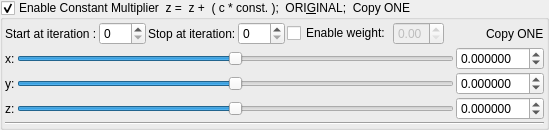
    <widget class="MyGroupBox" name="groupCheck_transform_constantMultiplierOriginal1_enabled">
     <property name="title">
      <string>Enable Constant Multiplier  z =  z +  ( c * const. );  ORI&amp;GINAL;  Copy ONE</string>
     </property>
     <property name="checkable">
      <bool>true</bool>
     </property>
     <layout class="QVBoxLayout" name="verticalLayout_14" stretch="0,0,0">
      <property name="spacing">
       <number>2</number>
      </property>
      <property name="leftMargin">
       <number>2</number>
      </property>
      <property name="topMargin">
       <number>2</number>
      </property>
      <property name="rightMargin">
       <number>2</number>
      </property>
      <property name="bottomMargin">
       <number>2</number>
      </property>
      <item>
       <layout class="QGridLayout" name="gridLayout_37">
        <property name="spacing">
         <number>2</number>
        </property>
        <item row="1" column="2">
         <widget class="QLabel" name="label_150">
          <property name="text">
           <string>Stop at iteration:</string>
          </property>
         </widget>
        </item>
        <item row="1" column="3">
         <widget class="MySpinBox" name="spinboxInt_transform_constantMultiplierOriginal1_stop_iterations">
          <property name="sizePolicy">
           <sizepolicy hsizetype="Minimum" vsizetype="Maximum">
            <horstretch>0</horstretch>
            <verstretch>0</verstretch>
           </sizepolicy>
          </property>
          <property name="maximum">
           <number>250</number>
          </property>
         </widget>
        </item>
        <item row="1" column="1">
         <widget class="MySpinBox" name="spinboxInt_transform_constantMultiplierOriginal1_start_iterations">
          <property name="sizePolicy">
           <sizepolicy hsizetype="Minimum" vsizetype="Maximum">
            <horstretch>0</horstretch>
            <verstretch>0</verstretch>
           </sizepolicy>
          </property>
          <property name="maximum">
           <number>250</number>
          </property>
         </widget>
        </item>
        <item row="1" column="8">
         <widget class="QLabel" name="label_151">
          <property name="text">
           <string>Copy ONE</string>
          </property>
         </widget>
        </item>
        <item row="1" column="0">
         <widget class="QLabel" name="label_152">
          <property name="text">
           <string>Start at iteration :</string>
          </property>
         </widget>
        </item>
        <item row="1" column="6">
         <widget class="MyDoubleSpinBox" name="spinbox_transform_constantMultiplierOriginal1_weight">
          <property name="enabled">
           <bool>false</bool>
          </property>
          <property name="sizePolicy">
           <sizepolicy hsizetype="Minimum" vsizetype="Maximum">
            <horstretch>0</horstretch>
            <verstretch>0</verstretch>
           </sizepolicy>
          </property>
          <property name="decimals">
           <number>2</number>
          </property>
          <property name="minimum">
           <double>0.000000000000000</double>
          </property>
          <property name="maximum">
           <double>1.000000000000000</double>
          </property>
          <property name="singleStep">
           <double>0.100000000000000</double>
          </property>
         </widget>
        </item>
        <item row="1" column="5">
         <widget class="QCheckBox" name="checkBox_transform_constantMultiplierOriginal1_weight_enabled">
          <property name="text">
           <string>Enable weight:</string>
          </property>
         </widget>
        </item>
        <item row="1" column="7">
         <spacer name="horizontalSpacer_19">
          <property name="orientation">
           <enum>Qt::Horizontal</enum>
          </property>
          <property name="sizeHint" stdset="0">
           <size>
            <width>40</width>
            <height>20</height>
           </size>
          </property>
         </spacer>
        </item>
       </layout>
      </item>
      <item>
       <layout class="QGridLayout" name="gridLayout_17">
        <property name="spacing">
         <number>2</number>
        </property>
        <item row="1" column="3">
         <widget class="MyDoubleSpinBox" name="spinbox3_transform_constantMultiplierOriginal1_y">
          <property name="sizePolicy">
           <sizepolicy hsizetype="Minimum" vsizetype="Maximum">
            <horstretch>0</horstretch>
            <verstretch>0</verstretch>
           </sizepolicy>
          </property>
          <property name="prefix">
           <string/>
          </property>
          <property name="suffix">
           <string/>
          </property>
          <property name="decimals">
           <number>6</number>
          </property>
          <property name="minimum">
           <double>-99.989999999999995</double>
          </property>
          <property name="maximum">
           <double>99.989999999999995</double>
          </property>
          <property name="singleStep">
           <double>0.100000000000000</double>
          </property>
         </widget>
        </item>
        <item row="0" column="3">
         <widget class="MyDoubleSpinBox" name="spinbox3_transform_constantMultiplierOriginal1_x">
          <property name="sizePolicy">
           <sizepolicy hsizetype="Minimum" vsizetype="Maximum">
            <horstretch>0</horstretch>
            <verstretch>0</verstretch>
           </sizepolicy>
          </property>
          <property name="prefix">
           <string/>
          </property>
          <property name="suffix">
           <string/>
          </property>
          <property name="decimals">
           <number>6</number>
          </property>
          <property name="minimum">
           <double>-99.989999999999995</double>
          </property>
          <property name="maximum">
           <double>99.989999999999995</double>
          </property>
          <property name="singleStep">
           <double>0.100000000000000</double>
          </property>
         </widget>
        </item>
        <item row="2" column="3">
         <widget class="MyDoubleSpinBox" name="spinbox3_transform_constantMultiplierOriginal1_z">
          <property name="sizePolicy">
           <sizepolicy hsizetype="Minimum" vsizetype="Maximum">
            <horstretch>0</horstretch>
            <verstretch>0</verstretch>
           </sizepolicy>
          </property>
          <property name="prefix">
           <string/>
          </property>
          <property name="suffix">
           <string/>
          </property>
          <property name="decimals">
           <number>6</number>
          </property>
          <property name="minimum">
           <double>-99.989999999999995</double>
          </property>
          <property name="maximum">
           <double>99.989999999999995</double>
          </property>
          <property name="singleStep">
           <double>0.100000000000000</double>
          </property>
         </widget>
        </item>
        <item row="1" column="2">
         <widget class="QSlider" name="slider3_transform_constantMultiplierOriginal1_y">
          <property name="sizePolicy">
           <sizepolicy hsizetype="Expanding" vsizetype="Maximum">
            <horstretch>0</horstretch>
            <verstretch>0</verstretch>
           </sizepolicy>
          </property>
          <property name="minimum">
           <number>-5000000</number>
          </property>
          <property name="maximum">
           <number>5000000</number>
          </property>
          <property name="singleStep">
           <number>1</number>
          </property>
          <property name="orientation">
           <enum>Qt::Horizontal</enum>
          </property>
         </widget>
        </item>
        <item row="0" column="2">
         <widget class="QSlider" name="slider3_transform_constantMultiplierOriginal1_x">
          <property name="sizePolicy">
           <sizepolicy hsizetype="Preferred" vsizetype="Preferred">
            <horstretch>0</horstretch>
            <verstretch>0</verstretch>
           </sizepolicy>
          </property>
          <property name="minimum">
           <number>-5000000</number>
          </property>
          <property name="maximum">
           <number>5000000</number>
          </property>
          <property name="singleStep">
           <number>1</number>
          </property>
          <property name="orientation">
           <enum>Qt::Horizontal</enum>
          </property>
         </widget>
        </item>
        <item row="2" column="2">
         <widget class="QSlider" name="slider3_transform_constantMultiplierOriginal1_z">
          <property name="sizePolicy">
           <sizepolicy hsizetype="Expanding" vsizetype="Maximum">
            <horstretch>0</horstretch>
            <verstretch>0</verstretch>
           </sizepolicy>
          </property>
          <property name="minimum">
           <number>-5000000</number>
          </property>
          <property name="maximum">
           <number>5000000</number>
          </property>
          <property name="singleStep">
           <number>1</number>
          </property>
          <property name="orientation">
           <enum>Qt::Horizontal</enum>
          </property>
         </widget>
        </item>
        <item row="0" column="1">
         <widget class="QLabel" name="label_71">
          <property name="text">
           <string>x:</string>
          </property>
         </widget>
        </item>
        <item row="1" column="1">
         <widget class="QLabel" name="label_73">
          <property name="text">
           <string>y:</string>
          </property>
         </widget>
        </item>
        <item row="2" column="1">
         <widget class="QLabel" name="label_74">
          <property name="text">
           <string>z:</string>
          </property>
         </widget>
        </item>
       </layout>
      </item>
      <item>
       <widget class="Line" name="line_3">
        <property name="orientation">
         <enum>Qt::Horizontal</enum>
        </property>
       </widget>
      </item>
     </layout>
    </widget>
